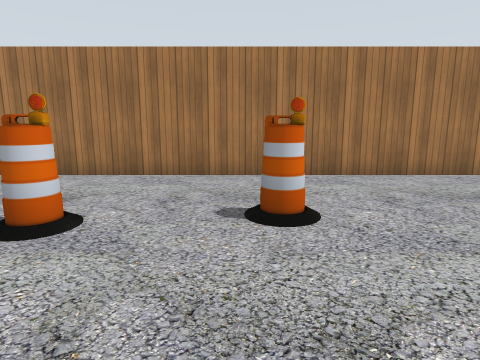
[1] (above)

20 first-person views from a walk through a robot-simulator world made for Gazebo. The camera is 1.2 m above the floor, tilts 10° down and sees 75° across. The floor is counted in squares, 1 m on a side. Each view is taken from the middle of a square. On the plan, view 1 faces up. The plan holds only what a view shows up to about 13 squares ahead; the rest is blank. The place goes on beyond the plan. Gazebo's built-in surfaces are drawn with simple patterns.

[2]
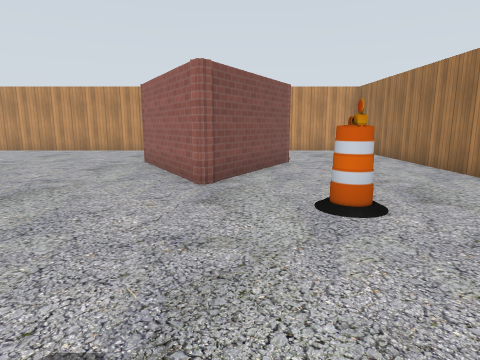

[3]
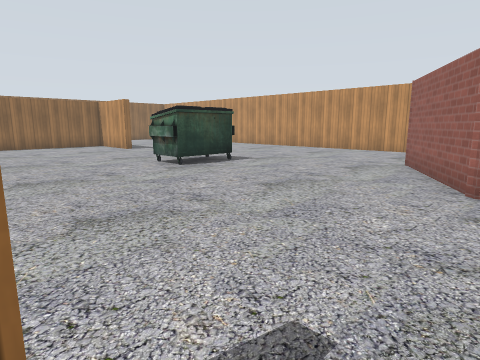

[4]
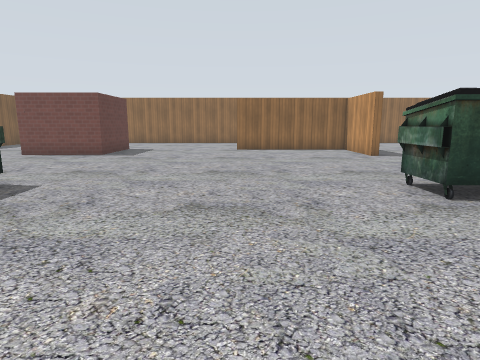

[5]
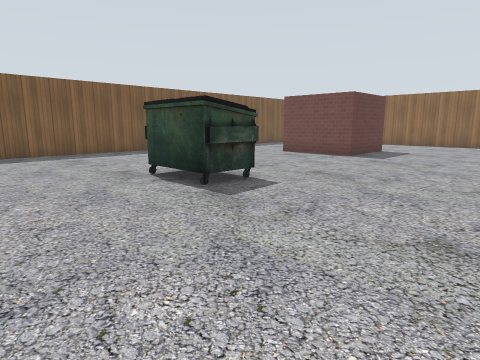

[6]
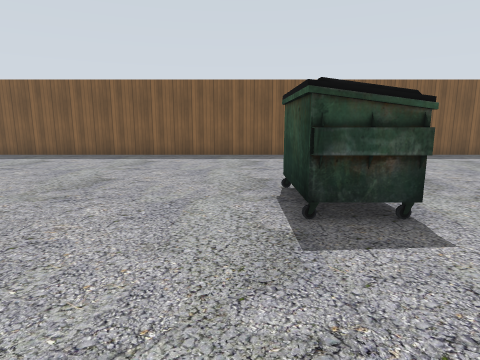

[7]
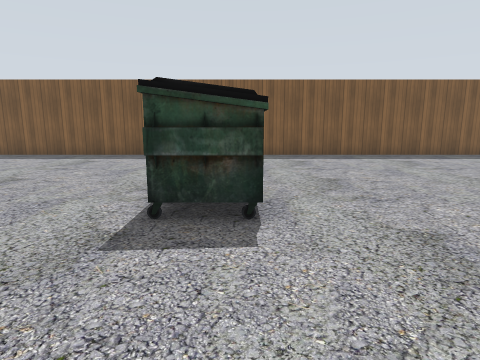

[8]
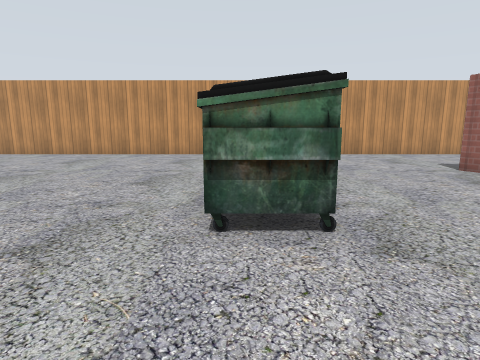

[9]
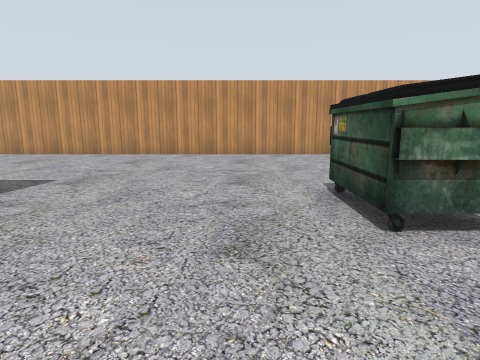

[10]
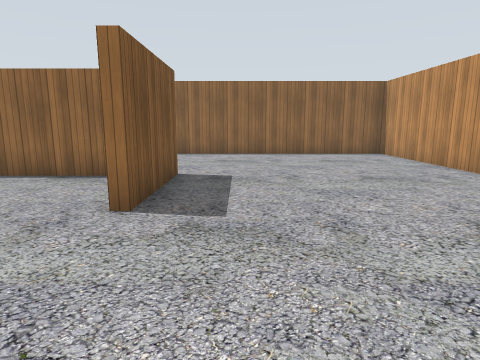

[11]
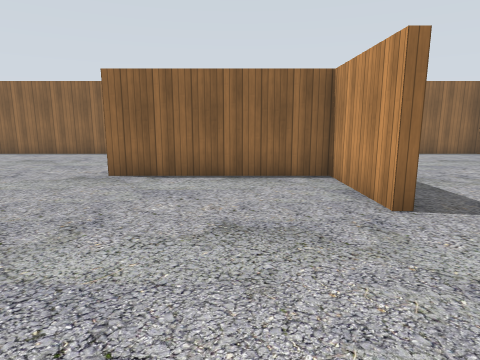

[12]
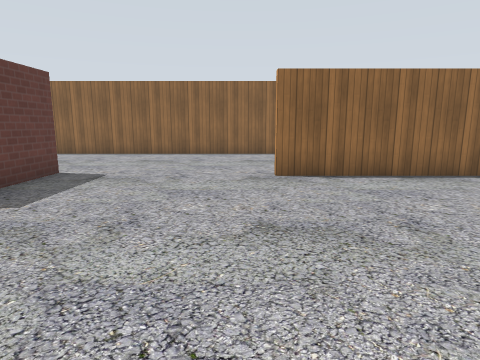

[13]
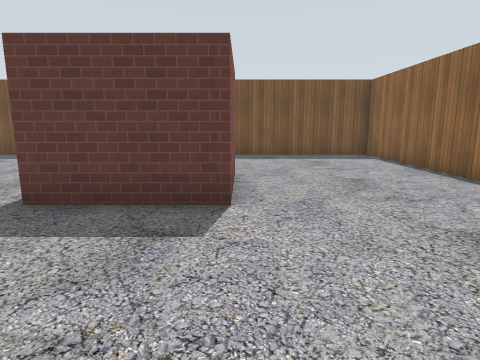

[14]
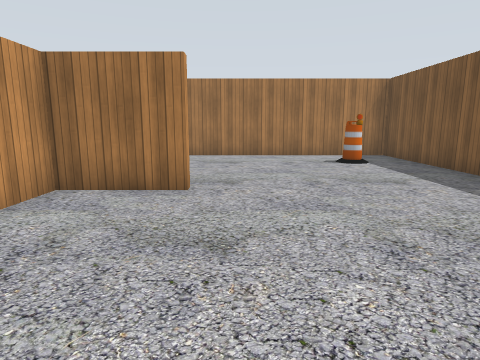

[15]
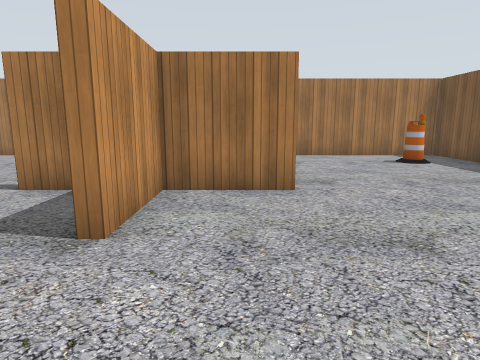

[16]
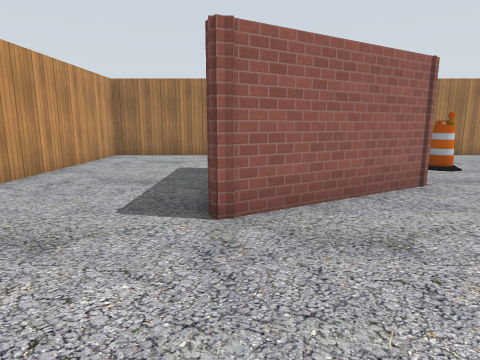

[17]
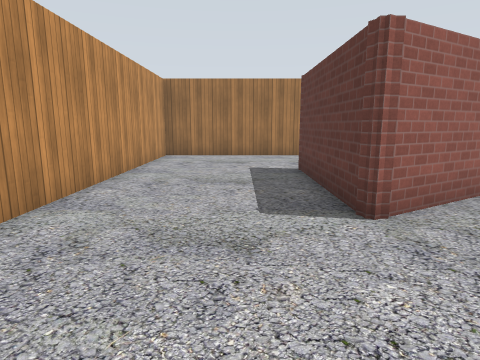

[18]
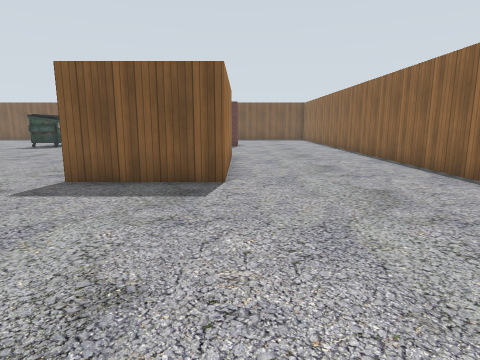

[19]
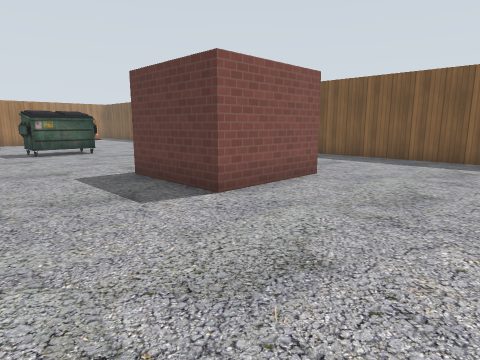

[20]
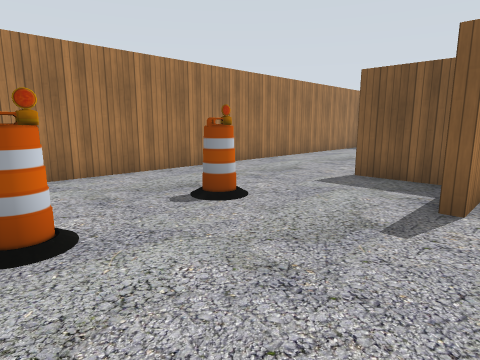

### Floor plan
Points are (right, up) in squares from view 1. A wall is a line through its corners. A room is listed if a view was taken in it or the views show most of it. See-through windows are left out.
Room 1 (views 1, 2, 3, 4, 5, 6, 7, 8, 9, 10, 11, 12, 13, 14, 15, 16, 17, 18, 19, 20)
walls: (-5.2, -13.2) (-5.2, -16.4) (0.2, -16.4); (3, 0.7) (1.9, 0.7) (1.9, 1.1); (4.3, 1.5) (4.3, 3.4); (7, 1.1) (7, 0.7) (4.6, 0.7) (4.6, -1.9); (-4.5, -16.8) (-5.5, -16.8) (-5.5, -13.2); (-13, -5.1) (-13, -22.2) (13.7, -22.2) (13.7, 7.5) (-13, 7.5) (-13, -3); (8.9, -16.9) (5.6, -16.9) (5.6, -13.7) (8.9, -13.7); (-8.4, 3.7) (-4.2, 1.3) (-4.4, 1.1) (-8.4, -1.2) (-8.4, 3.4)
objects: dumpster (-5, -7) to (-3, -6); barrel (-3, 4) to (-2, 4); barrel (1, 4); dumpster (5, -7) to (7, -6); barrel (12, 5)

Where each view was taken, in squares from view 1:
view 1: 0 up, 0 right, facing up
view 2: 2 up, 2 right, facing left
view 3: 2 up, 2 right, facing down-left
view 4: 1 down, 0 right, facing down
view 5: 2 down, 0 right, facing down-right
view 6: 5 down, 1 right, facing right
view 7: 7 down, 1 right, facing right
view 8: 7 down, 0 right, facing left
view 9: 9 down, 0 right, facing left
view 10: 9 down, 7 left, facing down
view 11: 9 down, 3 left, facing down
view 12: 9 down, 1 right, facing down
view 13: 17 down, 1 right, facing right
view 14: 5 down, 8 right, facing up
view 15: 5 down, 6 right, facing up
view 16: 5 down, 8 left, facing up
view 17: 5 down, 10 left, facing up
view 18: 17 down, 12 left, facing right
view 19: 21 down, 2 right, facing up-right
view 20: 0 up, 3 left, facing up-right
